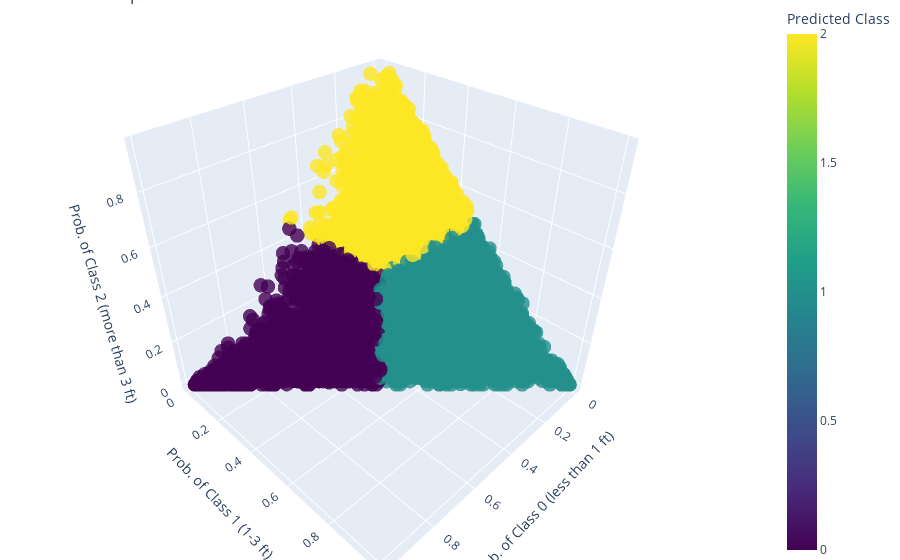

Notebook code cell kept with this figure:
### Markdown cell above
### how confident the model is


The 3D plot displays the predicted probabilities for each class by the final Random Forest model for a deployment dataset. Each axis corresponds to the model's estimated probability for the respective siltation class: class 0 ("less than 1 ft"), class 1 ("1-3 ft"), and class 2 ("more than 3 ft").

Clusters of points close to the corners of the probability simplex (where the probability of one class is near 1) indicate higher confidence in predictions for a particular class. For example, a concentration of points near the vertex corresponding to class 2 suggests the model is highly confident about a large number of tanks having "more than 3 ft" of siltation. Conversely, points that lie towards the center of the plot, where probabilities for all classes are approximately equal, indicate lower confidence in predictions.

The color gradient, which likely represents the predicted class based on the highest probability, shows that there are distinct regions where the model is fairly confident about its predictions (intense colors) and others where the confidence is lower (regions with mixed colors).

### Code cell
import plotly.graph_objs as go
import numpy as np

# Example array of predicted probabilities
predicted_probabilities = best_rf_model.predict_proba(X_deploy_enc)

# Calculate the predicted class based on the highest probability
predicted_classes = np.argmax(predicted_probabilities, axis=1)

# Create trace for the scatter plot
trace = go.Scatter3d(
    x=predicted_probabilities[:, 0],  # Prob. of Class 0
    y=predicted_probabilities[:, 1],  # Prob. of Class 1
    z=predicted_probabilities[:, 2],  # Prob. of Class 2
    mode='markers',
    marker=dict(
        size=5,
        color=predicted_classes,                # Color by predicted class
        colorscale='Viridis',                  # Color scale
        opacity=0.8,
        colorbar=dict(title='Predicted Class')  # Color bar for predicted class
    )
)

# Layout configuration
layout = go.Layout(
    title='3D Scatter plot of Predicted Probabilities',
    scene=dict(
        xaxis=dict(title='Prob. of Class 0 (less than 1 ft)'),
        yaxis=dict(title='Prob. of Class 1 (1-3 ft)'),
        zaxis=dict(title='Prob. of Class 2 (more than 3 ft)')
    ),
    margin=dict(l=0, r=0, b=0, t=0)
)

# Create figure
fig = go.Figure(data=[trace], layout=layout)

# Show figure
fig.show()

### Figure 1 — Plotly figure (JSON) as saved in the notebook; plotly's stock layout.template omitted (floating-point values rounded to 4 significant figures; data arrays with more than 128 entries replaced by an {"elided": "..."} marker saying what was removed)
{"data": [{"marker": {"color": {"elided": "7573 int values"}, "colorbar": {"title": {"text": "Predicted Class"}}, "colorscale": [[0, "#440154"], [0.1111, "#482878"], [0.2222, "#3e4989"], [0.3333, "#31688e"], [0.4444, "#26828e"], [0.5556, "#1f9e89"], [0.6667, "#35b779"], [0.7778, "#6ece58"], [0.8889, "#b5de2b"], [1, "#fde725"]], "opacity": 0.8, "size": 5}, "mode": "markers", "type": "scatter3d", "x": {"elided": "7573 float values"}, "y": {"elided": "7573 float values"}, "z": {"elided": "7573 float values"}}], "layout": {"margin": {"b": 0, "l": 0, "r": 0, "t": 0}, "scene": {"xaxis": {"title": {"text": "Prob. of Class 0 (less than 1 ft)"}}, "yaxis": {"title": {"text": "Prob. of Class 1 (1-3 ft)"}}, "zaxis": {"title": {"text": "Prob. of Class 2 (more than 3 ft)"}}}, "title": {"text": "3D Scatter plot of Predicted Probabilities"}}}
